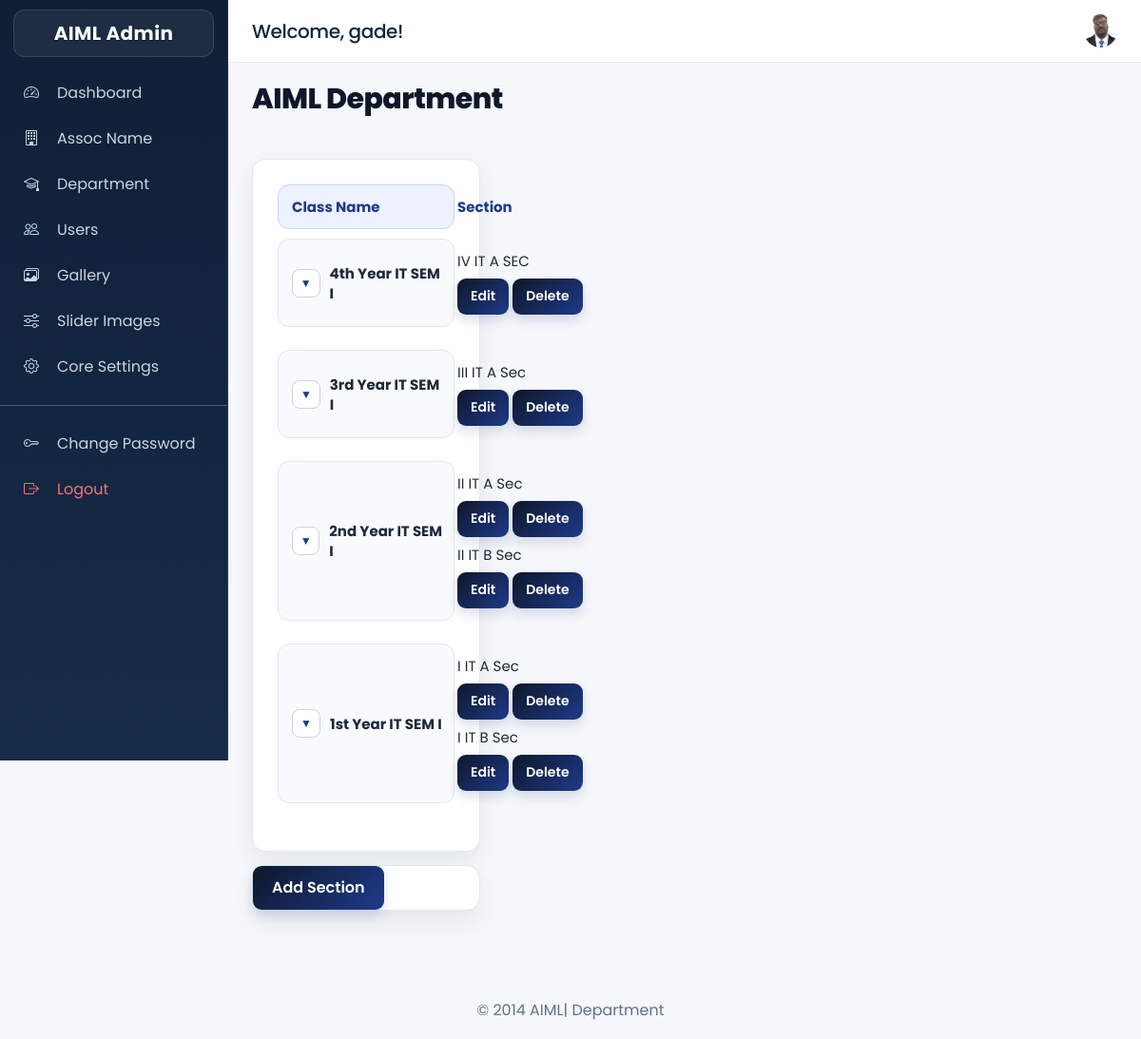
/admin/Section/sections.php (signed in), run on the app's committed database.
### tables this page shows
CREATE TABLE IF NOT EXISTS `class` (
  `id` int(11) NOT NULL AUTO_INCREMENT,
  `class_code` varchar(500) NOT NULL,
  `class_name` varchar(500) NOT NULL,
  PRIMARY KEY (`id`)
);

CREATE TABLE IF NOT EXISTS `section` (
  `id` int(11) NOT NULL AUTO_INCREMENT,
  `class_id` int(11) NOT NULL,
  `section_code` varchar(500) NOT NULL,
  `section_name` varchar(500) NOT NULL,
  PRIMARY KEY (`id`)
);

### libraries/mysql.class.php (called while the page is built, shortened)
<?php
class DataBasePDO
{
	private static $hostname	=  DB_SERVER;
	private static $username	=  DB_USER;
	private static $password	=  DB_PASS;
	private static $dbname		=  DB_DATABASE;
	private static $instance 	= FALSE;
	private $db;
	public $fetch_mode 			= PDO::FETCH_ASSOC;
	private $last_statement		= NULL;
	public function __construct($connect = true, $dataBase = null, $server = null,$userName = null, $passWord = null){
			return self::$instance;
	}
	public function connectToDB(){
			$dns='mysql:host='.self::$hostname.';dbname='.self::$dbname;
	    	self::$instance = new PDO($dns, self::$username, self::$password);
	    	self::$instance->setAttribute(PDO::ATTR_ERRMODE, PDO::ERRMODE_EXCEPTION);
	    	$this->db = self::$instance;
	}
	public function getAllResults($sqlQuery = NULL){
			$this->internalQuery($sqlQuery);
			$result = $this->last_statement->fetchAll();
			return $result;
	}
	public function internalQuery($sqlQuery = NULL){
			$stmt = $this->db->query($sqlQuery);
			$stmt->setFetchMode($this->fetch_mode);
			$this->last_statement = $stmt;
			return TRUE;
	}
}
?>

### libraries/functions.class.php (called while the page is built, shortened)
<?php
	include_once("mysql.class.php");
	class DataFunctions {
		public $dbObj;
		public function __construct(){
			$this->dbObj = new DataBasePDO();
	}
	 public function getClassesWOPO($table){
			$sql		= 'SELECT
								id, class_code, class_name
						   FROM
						   		'.$table.'
						   WHERE
						   		id != 0';
			$result		= $this->dbObj->getAllResults($sql);
			return $result;
	 }
	 public function getSections($table,$classId=NULL){
			if( $classId != NULL){
				$where	= 'class_id = '.$classId;
			}else{
				$where	= '';
			}
			$sql		= 'SELECT
								id, section_code, section_name
						   FROM
						   		'.$table.'
						   WHERE
						   		'.$where;
			$result		= $this->dbObj->getAllResults($sql);
			return $result;
	 }
}

### admin/Section/sections.php (the view, shortened to what this page needs)
<?php require_once(__DIR__ . '/../../config.php');
   require_once(LIB_PATH . '/functions.class.php');
   $fcObj	= new DataFunctions();
   $tbClass		= TB_CLASS;
   $tbSection	= TB_SECTION;
   $classes		= $fcObj->getClassesWOPO( $tbClass );
   $classesCnt	= sizeof($classes);
   for($i=0; $i<$classesCnt;$i++){
		$classId		= $classes[$i]['id'];
		$sections[$i]	= $fcObj->getSections($tbSection,$classId);
	}
	include_once('../layout/main_header.php');
?>
			<div id="page">
				<div id="content">
					<div class="post">
						<span class="alignCenter">
							<h4>AIML Department </h4>
						</span>
					</div>
					<div id='content_right' class='content_right'>
						<div class="comteeMem sections-list">
							<div class="committeeTitle">
								<div class='subjName'>
									Class Name
								</div>
								<div  class="subjMaterials">
									Section
								</div>
							</div>
							<?php
								for($j=0; $j< $classesCnt; $j++){
									if( !empty( $sections[$j] ) ){
							?>
									<div class="subjHeader class-group expanded">
										<div class='subjName class-toggle-wrap'>
											<button type="button" class="class-toggle" aria-expanded="true" title="Collapse">
												&#9660;
											</button>
										<?php
											echo $classes[$j]['class_name'];
										?>
										</div>
										<div class='subjMaterials class-items'>
											<?php
												$sectionsCnt	= sizeof($sections[$j]);
												for( $k=0;$k<$sectionsCnt;$k++){
													?>
														<div class="eventCandName">
															<?php
																echo $sections[$j][$k]['section_code'];
															?>
														</div>
														<div  class="eventCandName">
															<a href="edit_sections.php?section=<?php echo $sections[$j][$k]['id'];?>" >
																<input type="button" class="button" value="Edit" />
															</a>
															<a href="delete_sections.php?section=<?php echo $sections[$j][$k]['id'];?>" onclick="return confirm('Do You Want To Continue To Delete');">
																<input type="button" class="button" value="Delete"/>
															</a>
														</div>
													<?php
												}
											?>
										</div>
									</div>
									<br class="clearfix" />
							<?php
									}
								}
							?>
						</div>
						<div  class="eventCandName">
							<a href="add_section.php" >
								<input type="button" class="button" value="Add Section" />
							</a>
						</div>
					</div>
					<br class="clearfix" />
				</div>
				<br class="clearfix" />
			</div>
		</div>
<?php
	include_once('../layout/footer.php');
?>

### public/assets/css/site-refresh.css (style rules this page uses)
:root { --refresh-bg: #f3f7fb; --refresh-surface: #ffffff; --refresh-text: #14243b; --refresh-muted: #5b6f86; --refresh-primary: #0b63ce; --refresh-primary-2: #174ea6; --refresh-border: #d9e4ef; --refresh-shadow: 0 12px 28px rgba(15, 30, 52, 0.08); }
* { box-sizing: border-box; }
body { background: radial-gradient(circle at 10% -5%, rgba(11, 99, 206, 0.08), transparent 34%), radial-gradient(circle at 90% 0%, rgba(52, 168, 83, 0.07), transparent 28%), var(--refresh-bg); color: var(--refresh-text); }
h1, h2, h3, h4, h5, h6 { color: #10243f; letter-spacing: -0.02em; }
.container .card, #content, #index_cont, #content_garrely, .comteeMem, .eventDetails, .materialDet { background: var(--refresh-surface); border: 1px solid var(--refresh-border); border-radius: 14px; box-shadow: var(--refresh-shadow); }
.btn-primary, .btn-warning, input.button, .button { border-radius: 10px; font-weight: 600; }
.eventDetHeader, .committeeTitle, .usersDetHeader, .subjHeader, .eventTitle { background: #f4f8fe; border: 1px solid #dae6f4; border-radius: 10px; }
.eventName a, .subjName a, .eventCandName a { color: #123f74; text-decoration: none; }

### public/assets/css/admin-refresh.css (style rules this page uses)
body { font-family: "Poppins", "Segoe UI", Arial, sans-serif; background: radial-gradient(circle at 0% 0%, rgba(20, 86, 177, 0.08), transparent 28%), radial-gradient(circle at 100% 0%, rgba(8, 145, 178, 0.07), transparent 24%), #f4f7fb; color: #1b2f49; }
#page { max-width: 1240px; margin: 0 auto; }
#content { border: 0; background: transparent; box-shadow: none; }
#content .post h4 { font-size: 30px; margin: 0 0 6px; font-weight: 800; color: #132b47; }
#content_right > div, #content_right .comteeMem, #content_right .eventDetails, #content_right #eventDetails { background: #fff; border: 1px solid #dce8f4; border-radius: 14px; box-shadow: 0 12px 26px rgba(12, 36, 65, 0.07); }

### admin/layout/main_header.php (style rules this page uses)
body { overflow-x: hidden; background: #f5f7fa; }

### admin/layout/core_forms_style.php (style rules this page uses)
#page { max-width: 1120px; margin: 0 auto; }
#content { display: grid; grid-template-columns: 240px minmax(320px, 680px); gap: 28px; align-items: start; }
#content .post { grid-column: 1 / -1; margin-bottom: 2px; }
#content .post h4 { margin: 0; font-size: 30px; line-height: 1.1; font-weight: 800; letter-spacing: -0.5px; color: #0f172a; }
#content_right .comteeMem { background: #ffffff; padding: 26px; border: 1px solid #e5e7eb; border-radius: 14px; box-shadow: 0 10px 24px rgba(15, 23, 42, 0.07); }
#content_right .committeeTitle, #content_right .subjHeader, #content_right .usersDetHeader { display: grid; grid-template-columns: minmax(160px, 1fr) minmax(220px, 1.4fr) minmax(180px, 1fr); gap: 14px; align-items: center; padding: 12px 14px; border-radius: 12px; }
#content_right .committeeTitle { background: #eef2ff; border: 1px solid #c7d2fe; color: #1e3a8a; font-weight: 700; margin-bottom: 10px; }
#content_right .subjHeader, #content_right .usersDetHeader { background: #f8fafc; border: 1px solid #e2e8f0; color: #1e293b; }
#content_right .subjName, #content_right .subjMaterials, #content_right .eventCandName { font-size: 15px; line-height: 1.4; word-break: break-word; }
#content_right .subjMaterials .eventCandName { margin-bottom: 8px; }
#content_right .subjMaterials .eventCandName:last-child { margin-bottom: 0; }
#content_right .eventCandName a { text-decoration: none; }
#content_right .eventCandName input.button, #content_right .subjMaterials input.button { padding: 8px 14px; border: 0; border-radius: 9px; background: linear-gradient(135deg, #0f172a, #1e3a8a); color: #ffffff; font-size: 14px; font-weight: 600; min-height: 38px; cursor: pointer; box-shadow: 0 6px 12px rgba(30, 58, 138, 0.16); transition: transform .2s ease, filter .2s ease, box-shadow .2s ease; }
#content_right > .eventCandName { margin-top: 14px; }
#content_right > .eventCandName input.button { min-height: 46px; padding: 10px 20px; font-size: 16px; }

### admin/Section/sections.php (style rules this page uses)
.sections-list .class-group { grid-template-columns: minmax(210px, 1fr) minmax(260px, 2fr); }
.sections-list .class-toggle-wrap { display: flex; align-items: center; gap: 10px; font-weight: 700; }
.sections-list .class-toggle { width: 30px; height: 30px; border: 1px solid #cbd5e1; border-radius: 8px; background: #ffffff; color: #1e3a8a; font-size: 12px; line-height: 1; cursor: pointer; display: inline-flex; align-items: center; justify-content: center; }

### data on the page
class: class_name "4th Year IT SEM I"
section: section_code "IV IT A SEC"
class: class_name "3rd Year IT SEM I"
section: section_code "III IT A Sec"
class: class_name "2nd Year IT SEM I"
section: section_code "II IT A Sec"
section: section_code "II IT B Sec"
class: class_name "1st Year IT SEM I"
section: section_code "I IT A Sec"
section: section_code "I IT B Sec"

### other printed values
$_SESSION['adminFirstName'] "gade"
